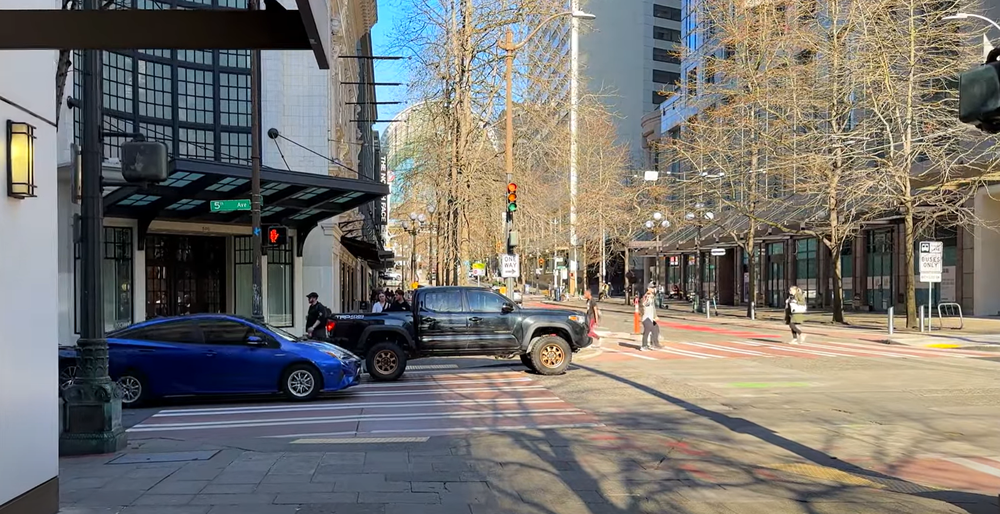
#> input picture test_images/intersection-1.png, 1000 x 514 px, shrunk from 1980 x 1017 before the run, found by its file name; its folder holds only this picture in this run
$ python test_process_color.py
#> lines starting #> are read from the running program, lines starting #| are printed output that depends on the picture; after the words box and inside, x2 and y2 are one past the last pixel; in counts of white or black regions, pixels touching at a corner belong together
### dino/color_based/process_color.py
import cv2
import numpy as np

class TrafficSignalError(Exception):
    """Custom exception for errors related to traffic signal determination."""
    pass

def detect_traffic_light_color(image):
    """
    Detects the color of a traffic light in the given image.

    Args:
        image (numpy array or str): Input image (either a file path or an image array).

    Returns:
        str: "walk" if the light is white, "stop" if the light is red, else "unknown".
    """
#> called with image = 'test_images/intersection-1.png'
    # Load image if a file path is provided
    if isinstance(image, str):
        image = cv2.imread(image)
#> image is the input picture: shape (514, 1000, 3); mean B, G, R 110.9, 116.3, 119.4

    if image is None:
        raise IOError("Error: Could not load image")


    # Convert to HSV for better color detection
    hsv = cv2.cvtColor(image, cv2.COLOR_BGR2HSV)
#> hsv: shape (514, 1000, 3); mean H, S, V 59.5, 70.8, 131.2

    # Define color ranges for detection (adjust as needed)
    lower_red = np.array([0, 100, 100])
    upper_red = np.array([10, 255, 255])

    lower_white = np.array([0, 0, 200])
    upper_white = np.array([180, 30, 255])

    # Create masks
    red_mask = cv2.inRange(hsv, lower_red, upper_red)
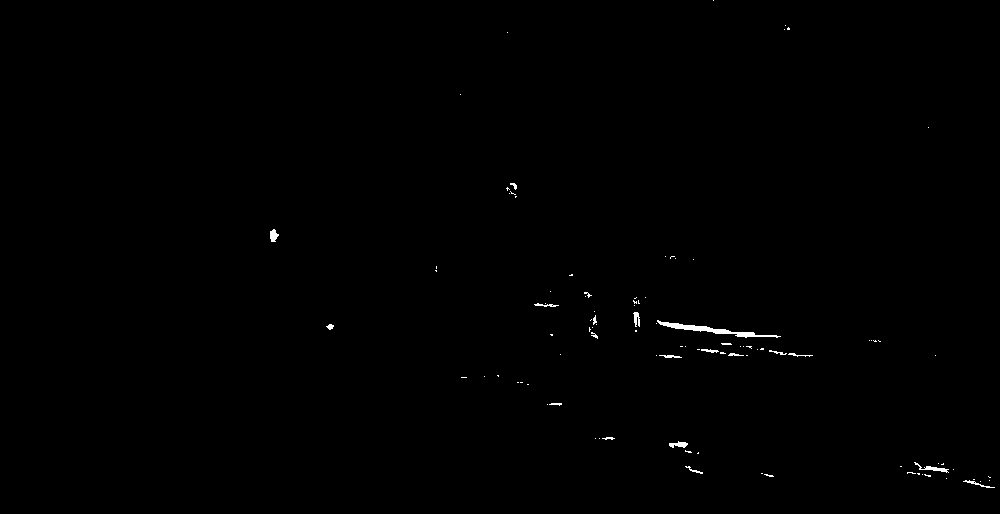
#> red_mask: shape (514, 1000); 0.31% white; 98 white regions (78 under 20 px), largest, box (x1, y1, x2, y2) and area: (657, 320, 781, 338) 501, (914, 462, 949, 473) 107, (669, 441, 688, 448) 80
    white_mask = cv2.inRange(hsv, lower_white, upper_white)
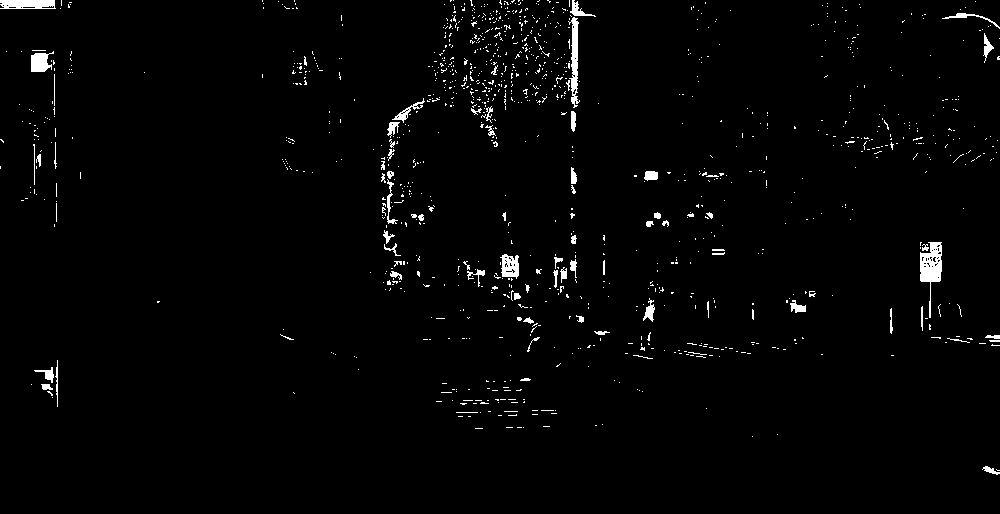
#> white_mask: shape (514, 1000); 1.8% white; 1154 white regions (1078 under 20 px), largest, box (x1, y1, x2, y2) and area: (920, 242, 942, 318) 745, (568, 17, 580, 108) 519, (0, 0, 56, 9) 450

    # Count pixels in each mask
    red_pixels = cv2.countNonZero(red_mask)
#> red_pixels = 1596
    white_pixels = cv2.countNonZero(white_mask)
#> white_pixels = 9355

    # Determine signal
    if white_pixels > red_pixels:
        return "walk"
    elif red_pixels > white_pixels:
        return "stop"
    else:
        raise TrafficSignalError("Can't determine traffic signal type")

### dino/color_based/test_process_color.py
import os
import cv2
import argparse
from process_color import detect_traffic_light_color

def test_images_in_folder(folder_path):
    """
    Tests all images in the specified folder using process_color.py.

    Args:
        folder_path (str): Path to the folder containing test images.
    """
    if not os.path.exists(folder_path):
        print(f"Error: Folder '{folder_path}' not found.")
        return

    # Get all image files in the folder
    image_files = [f for f in os.listdir(folder_path) if f.endswith(('.jpg', '.png', '.jpeg'))]

    if not image_files:
        print(f"No image files found in '{folder_path}'")
        return

    for image_file in image_files:
        image_path = os.path.join(folder_path, image_file)
        result = detect_traffic_light_color(image_path)
        print(f"{image_file}: Detected signal -> {result}")

if __name__ == "__main__":
    parser = argparse.ArgumentParser(description="Test process_color.py on sample images.")
    parser.add_argument("--folder", type=str, default="test_images",
                        help="Folder containing test images.")
    args = parser.parse_args()

    # Run the test on the given folder
    test_images_in_folder(args.folder)

$ run again, on test_images/intersection-7.png
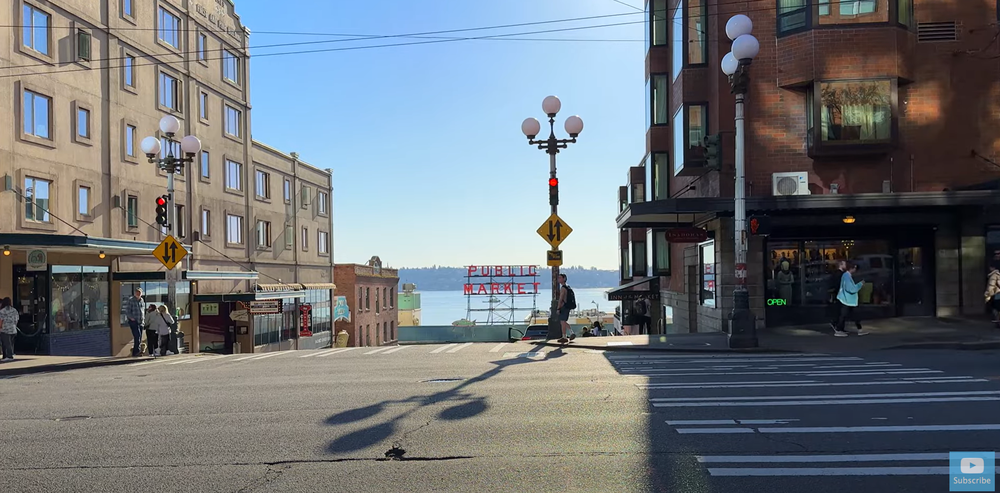
#> input picture test_images/intersection-7.png, 1000 x 493 px, shrunk from 2315 x 1142 before the run, found by its file name
#> in detect_traffic_light_color, image is the input picture: shape (493, 1000, 3); mean B, G, R 120.7, 115.9, 110.6
#> hsv: shape (493, 1000, 3); mean H, S, V 69.6, 67.4, 132.1
#> in detect_traffic_light_color, `red_mask = cv2.inRange(hsv, lower_red, upper_red)`:
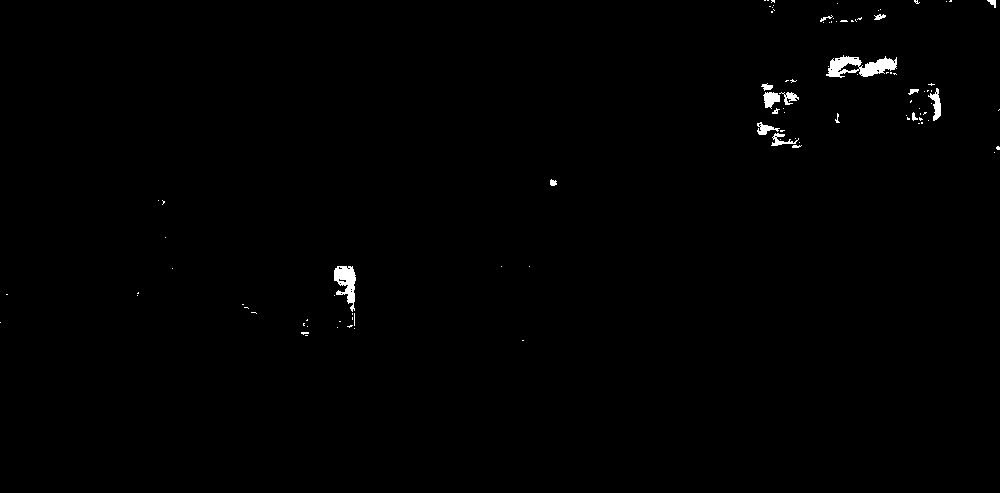
#> red_mask: shape (493, 1000); 0.57% white; 98 white regions (81 under 20 px), largest, box (x1, y1, x2, y2) and area: (826, 55, 897, 78) 868, (334, 266, 356, 312) 551, (928, 88, 941, 121) 199
#> in detect_traffic_light_color, `white_mask = cv2.inRange(hsv, lower_white, upper_white)`:
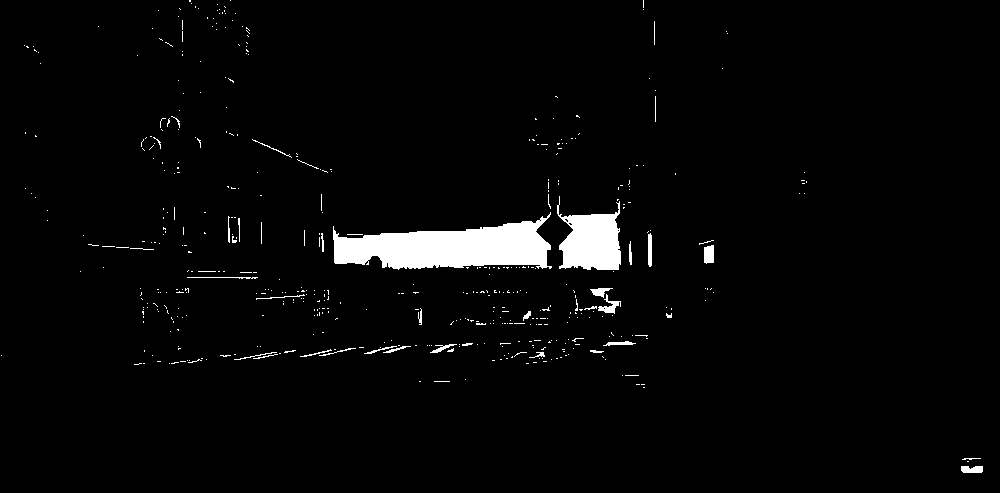
#> white_mask: shape (493, 1000); 2.8% white; 487 white regions (449 under 20 px), largest, box (x1, y1, x2, y2) and area: (333, 212, 552, 270) 7537, (557, 196, 621, 270) 3009, (704, 245, 714, 264) 171
#> red_pixels = 2827
#> white_pixels = 13866
